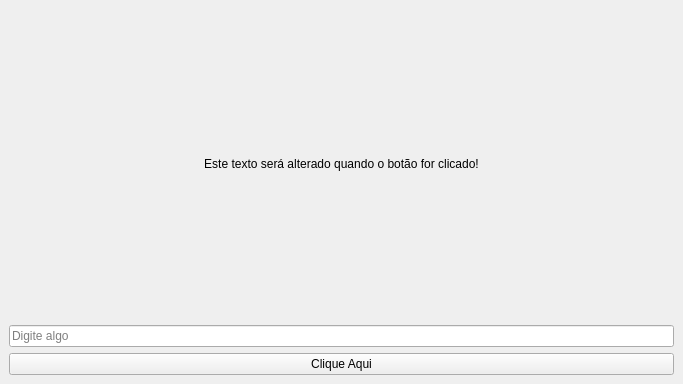
<?xml version="1.0" encoding="UTF-8"?>
<ui version="4.0">
 <class>Form</class>
 <widget class="QWidget" name="Form">
  <property name="geometry">
   <rect>
    <x>0</x>
    <y>0</y>
    <width>683</width>
    <height>384</height>
   </rect>
  </property>
  <property name="windowTitle">
   <string>Gerando executável com Cx_Freeze.</string>
  </property>
  <property name="windowIcon">
   <iconset>
    <normaloff>icons/icon.png</normaloff>icons/icon.png</iconset>
  </property>
  <layout class="QVBoxLayout" name="verticalLayout">
   <property name="spacing">
    <number>6</number>
   </property>
   <property name="leftMargin">
    <number>9</number>
   </property>
   <property name="topMargin">
    <number>9</number>
   </property>
   <property name="rightMargin">
    <number>9</number>
   </property>
   <property name="bottomMargin">
    <number>9</number>
   </property>
   <item>
    <widget class="QLabel" name="label">
     <property name="text">
      <string>Este texto será alterado quando o botão for clicado!</string>
     </property>
     <property name="alignment">
      <set>Qt::AlignCenter</set>
     </property>
    </widget>
   </item>
   <item>
    <widget class="QLineEdit" name="line_edit">
     <property name="placeholderText">
      <string>Digite algo</string>
     </property>
    </widget>
   </item>
   <item>
    <widget class="QPushButton" name="push_button">
     <property name="text">
      <string>Clique Aqui</string>
     </property>
    </widget>
   </item>
  </layout>
 </widget>
 <resources/>
 <connections/>
</ui>
